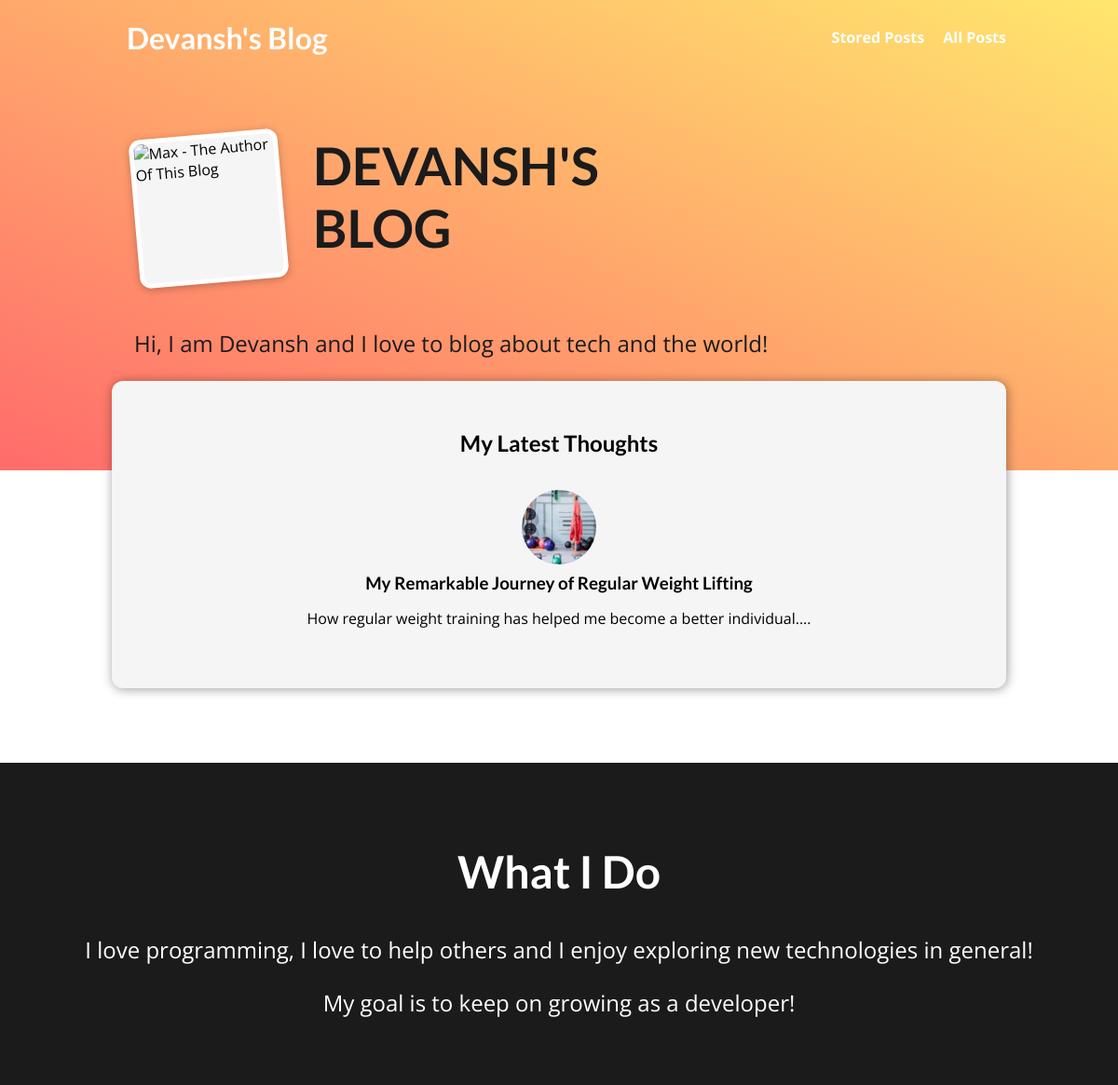
The page / on the database its author committed.
### blog/models.py (models this page shows, shortened)
class Post(models.Model):
    title = models.CharField(max_length=150)
    excerpt = models.CharField(max_length=200)
    image = models.ImageField(upload_to="posts", null=True)
    date = models.DateField(auto_now=True)
    slug = models.SlugField(unique=True, db_index=True)
    content = models.TextField(validators=[MinLengthValidator(10)])
    author = models.ForeignKey(
        Author, on_delete=models.SET_NULL, null=True, related_name="posts")
    tags = models.ManyToManyField(Tag)

### blog/views.py (the view)
# urls.py: path("", views.StartingPageView.as_view(), name="starting-page"),
class StartingPageView(ListView):
    template_name = "blog/index.html"
    model = Post
    ordering = ["-date"]
    context_object_name = "posts"
    def get_queryset(self):
        queryset = super().get_queryset()
        data = queryset[:3]
        return data

### blog/templates/blog/index.html (shortened to what this page needs)
{% extends "base.html" %}
{% load static %}
{% block css_files %}
  <link rel="stylesheet" href="{% static "blog/post.css" %}" />
  <link rel="stylesheet" href="{% static "blog/index.css" %}" />
{% endblock %}
{% block content %}
<section id="welcome">
  <header>
    <img src="{% static "blog/images/Me.png" %}" alt="Max - The Author Of This Blog" />
    <h2>DEVANSH'S BLOG</h2>
  </header>
  <p>Hi, I am Devansh and I love to blog about tech and the world!</p>
</section>
<section id="latest-posts">
  <h2>My Latest Thoughts</h2>
  <ul>
    {% for post in posts %}
      {% include "blog/includes/post.html" %}
    {% endfor %}
  </ul>
</section>
<section id="about">
  <h2>What I Do</h2>
  <p>
    I love programming, I love to help others and I enjoy exploring new
    technologies in general!
  </p>
  <p>
    My goal is to keep on growing as a developer!
  </p>
</section>
{% endblock %}

### blog/templates/blog/includes/post.html
<li>
  <article class="post">
    <a href="{% url "post-detail-page" post.slug %}">
      <img src="{{ post.image.url }}" alt="{{ post.title }}"
      />
      <div class="post__content">
        <h3>{{ post.title }}</h3>
        <p>
          {{ post.excerpt }}
        </p>
      </div>
    </a>
  </article>
</li>

### static/app.css (style rules this page uses)
* { box-sizing: border-box; }
html { font-family: 'Open Sans', 'Lato', sans-serif; }
body { margin: 0; }
h1, h2, h3 { font-family: 'Lato', sans-serif; font-weight: bold; }

### blog/static/blog/post.css (style rules this page uses)
.post { display: flex; flex-direction: column; align-items: center; text-align: center; }
.post a { text-decoration: none; color: black; transition: all 0.2s ease; padding: 1rem; }
.post img { width: 5rem; height: 5rem; object-fit: cover; border-radius: 50%; }
.post h3 { margin: 0.25rem 0; }

### blog/static/blog/index.css (style rules this page uses)
#welcome { background: linear-gradient(to right top, #ff6b6b, #ffe66d); padding: 6rem 12%; }
#welcome header { display: flex; align-items: flex-start; margin: 3rem auto; }
#welcome img { width: 10rem; height: 10rem; object-fit: cover; object-position: top; border: 5px solid white; border-radius: 12px; background-color: #f5f5f5; transform: rotateZ(-5deg); box-shadow: 0 2px 8px rgba(0, 0, 0, 0.25); }
#welcome h2 { font-size: 3.5rem; margin: 0 0 0 2rem; color: #1b1b1b; width: 10rem; }
#welcome p { color: #1b1b1b; font-size: 1.5rem; }
#latest-posts { background-color: #f5f5f5; padding: 2rem; border-radius: 12px; width: 60rem; margin: -6rem auto 2rem auto; box-shadow: 1px 1px 12px rgba(0, 0, 0, 0.4); }
#latest-posts h2 { text-align: center; }
#latest-posts ul { list-style: none; margin: 0; padding: 0; display: flex; gap: 1rem; }
#latest-posts li { flex: 1; }
#about { text-align: center; padding: 3rem; background-color: #1b1b1b; margin-top: 5rem; }
#about h2 { font-size: 3rem; color: white; }
#about p { font-size: 1.5rem; color: white; }

### rows shown on the page
Post: image (picture), title "My Remarkable Journey of Regular Weight Lifting", excerpt "How regular weight training has helped me become a better individual...."
